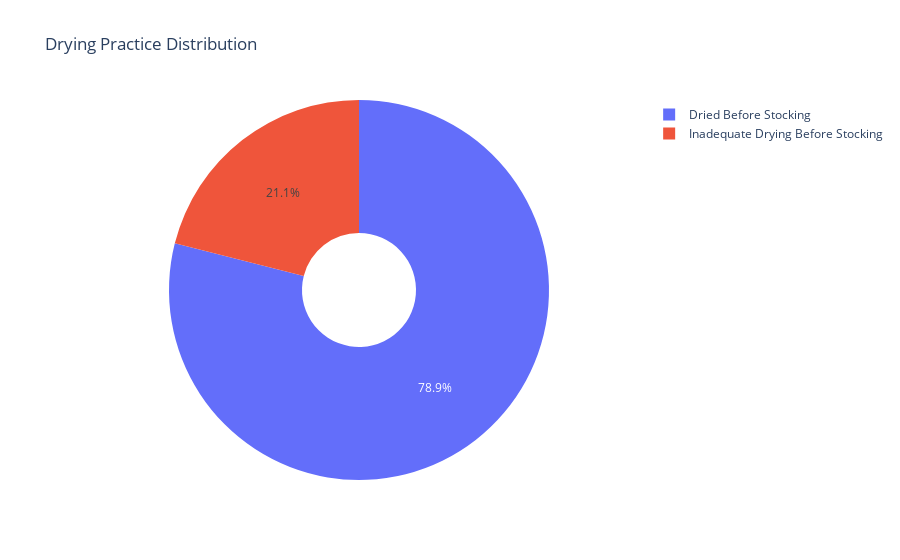

This figure's notebook cell:
### Code cell
px.pie(dry_prac_df,values='%Ponds', names="Drying Practice",hole=.3,title="Drying Practice Distribution")

### Figure 1 — Plotly figure (JSON) as saved in the notebook; plotly's stock layout.template omitted (floating-point values rounded to 4 significant figures)
{"data": [{"domain": {"x": [0, 1], "y": [0, 1]}, "hole": 0.3, "hovertemplate": "Drying Practice=%{label}<br>%Ponds=%{value}<extra></extra>", "labels": ["Dried Before Stocking", "Inadequate Drying Before Stocking"], "legendgroup": "", "name": "", "showlegend": true, "type": "pie", "values": [78.95, 21.05]}], "layout": {"autosize": true, "legend": {"tracegroupgap": 0}, "title": {"text": "Drying Practice Distribution"}}}
